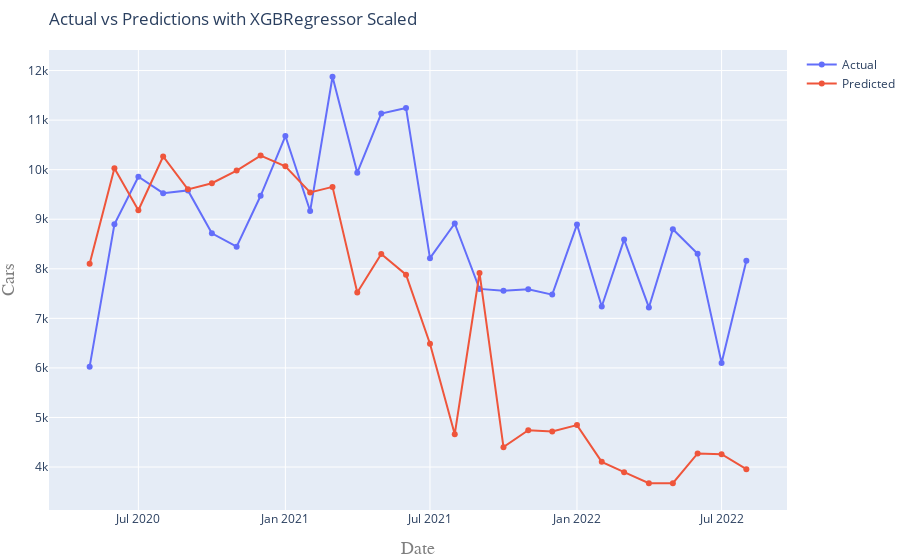

Notebook code cell kept with this figure:
### Code cell
# Compute and print model score with scaled data
model_name = model.__class__.__name__ + ' Scaled'
scoring(model_name, model, X_train_norm, y_train, X_test_norm, y_test)
